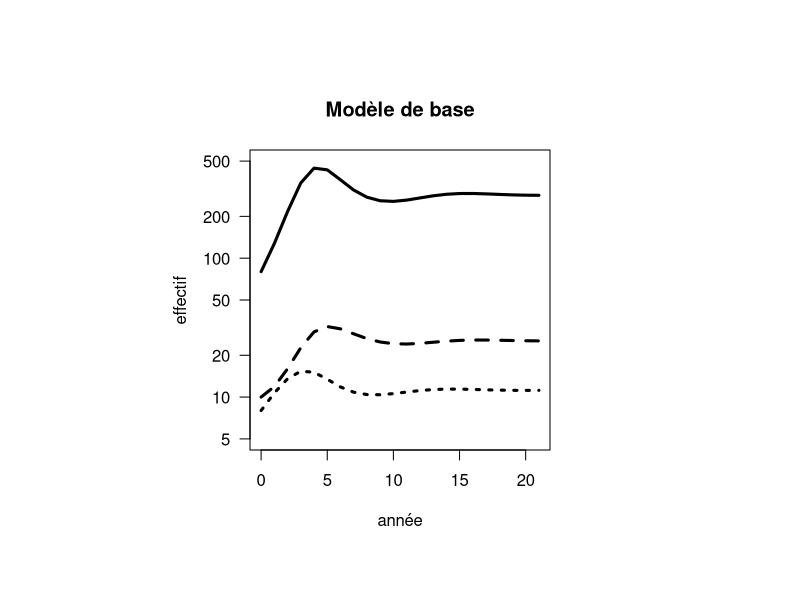
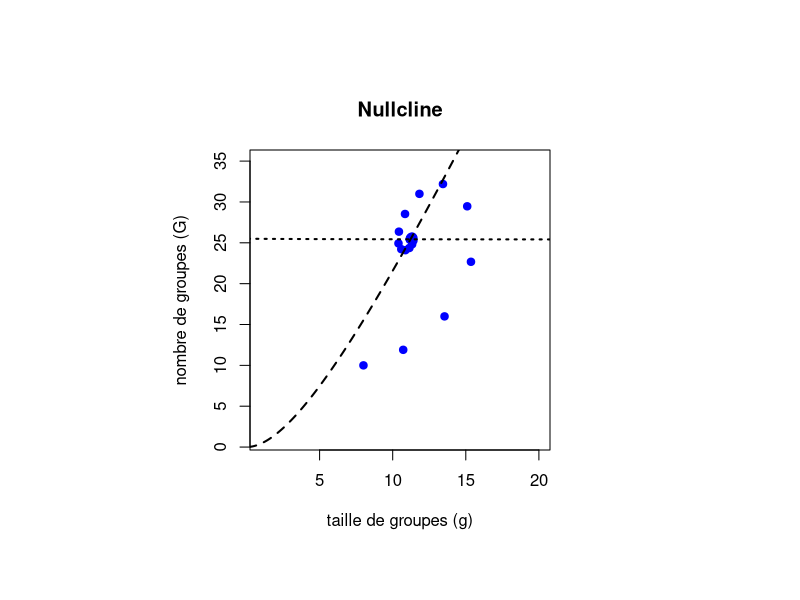
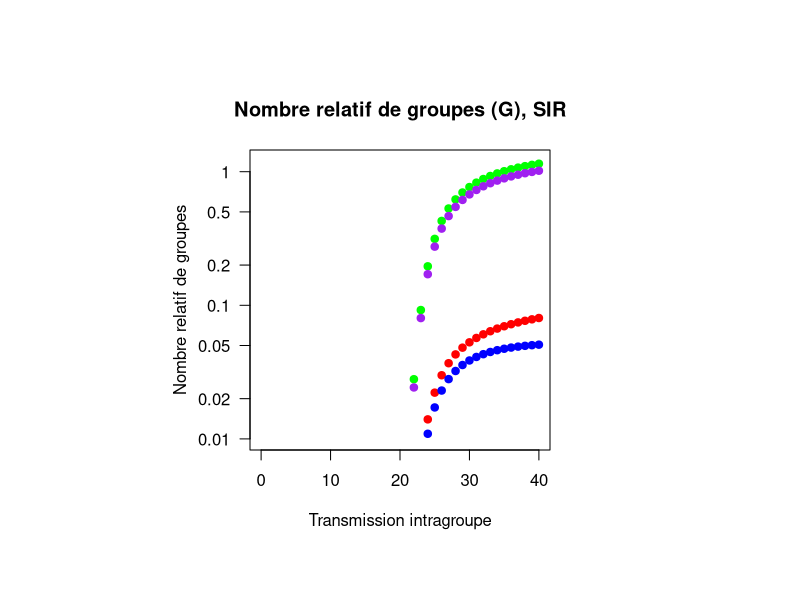

Reproduce these figures in R, in order. (Note: this script raises an error after producing the figures.)
## ---- chunk 1
wolf<-read.csv("wolf_counts.csv", header = T, sep = ",")
wolf
## ---- chunk 2
library(deSolve)
#Conditions initiales
g0<- 8 #taille de groupe initiale utilisée dans l'article (voir graphique 1a)
G0<- 10 # nombre de groupe initial utilisé dans l'article (voir graphique 1a)
b<- 0.63 #taux de natalité par individu 
d<- 0.12 #taux de mortalité par individu
f<- 0.08 #taux de fission
gf<- 8 #taille critique 
c<- 4 #taux de fusion
e<- 0.02 #taux d'extinction de groupe 

# Construction du modèle de base
parms_core<- c(b=b, d=d, f=f, gf=gf, c=c, e=e)
Core_Model_Dynamics <- function(t, vars, parms_core) {
  with(as.list(c(vars, parms_core)), {
    #Équation 5 
    dg= g*(b-d)-(f*g^2)*(d/((gf+g)*(c+d)))-(e*G*g)
    #Équation 3 
    dG= (G*f*g^2*c)/((gf+g)*(c+d))-(e*G*G)
    
    
    #Résultats
    res<- c(dg=dg, dG=dG)
    return(list(res))
  })
}

#Dessiner la solution - Graphique 1A
Graphique1A<- function(ic=c(g=g0, G=G0), tmax=21, times=seq(0, tmax, by=1), func, parms_core){
  soln <- ode(ic, times, func, parms_core)
  par(pty="s", pin=c(3,3)) #Pour que le graphique soit carré comme dans l'article 
  plot(times, soln[, "g"], type="l", lty=3, ylim=c(5, 500),xlab="année", ylab= "effectif", main= "Modèle de base", log="y", yaxt="n",     lwd=3)                                                 # Taille des groupes 
  axis(2, at = c(5, 10, 20, 50, 100, 200, 500), labels=c(5, 10, 20, 50, 100, 200, 500), las=2)
  lines(times, soln[,"G"], lty=2, lwd=3)                 # Nombre de groupes 
  lines (times, (soln[,"g"]*soln[,"G"]), lty=1, lwd=3)   #Population totale 
  return(soln)} 

  Graphique1A(func=Core_Model_Dynamics, parms=parms_core)

#Dessiner la solution - Graphique 1B 

  #Nullclines 

    #On crée un vecteur avce les valeurs de g  
       g_seq<- seq(0.1, 40, length.out=400)
    
    #Équation dg/dt=0 --> 0 = g*(b-d)-(f*g^2)*(d/((gf+g)*(c+d)))-(e*G*g)
        #Factorise g : 0= g[ (b-d) - fgd/((gf+g)(c+d))-eG] --> nullcline possible à g=0 (pas celle recherchée)
        # Isole G : G= [(b-d) - fgd/((gf+g)(c+d))]/e --> nullcline possible à G= [(b-d) - fgd/((gf+g)(c+d))]/e 
    nullg <-  ((b-d) - f*g_seq*d/((gf+g_seq)*(c+d)))/e 
    
    #Équation dG/dt=0 --> 0 = (G*f*g^2*c)/((gf+g)*(c+d))-(a+e*G)*G
        #Factorise G : 0= G[f*g^2*c/((gf+g)*(c+d))-(a+e*G)] -->nullcline possible à G=0 (pas celle recherchée)
        # Isole G : G= [f*g^2*c/((gf+g)*(c+d))-a]/e --> nullcline possible à G = [f*g^2*c/((gf+g)*(c+d))-a]/e
    nullG <- (f*g_seq^2*c/((gf+g_seq)*(c+d)))/e

    
  #Points de la trajectoire
  Graphique1B<- function(ic=c(g=g0, G=G0), tmax=21, times=seq(0, tmax, by=1), func, parms_core){
  soln <- ode(ic, times, func, parms_core)

  par(pty="s", pin=c(3,3)) 
  plot(soln[,"g"], soln[,"G"], xlab="taille de groupes (g)", ylab= "nombre de groupes (G)", main="Nullcline", col="blue", xlim=c(1,20), ylim=c(1,35), pch=19) #pch=19 pour points ronds et pleins 
   
     #Ajout des nullclines 
      lines (g_seq, nullg, col="black", lty=3, lwd=2)
      lines (g_seq, nullG, col="black", lty=2, lwd=2)
     return(soln)} 

Graphique1B(func=Core_Model_Dynamics, parms=parms_core)

## ---- chunk 3

                                                          ################ PROBLÈME ICI
#Conditions initiales 
d<- 0.12 #taux de mortalité par individu
f<- 0.01 #taux de fission
gf<- 8 #taille critique 
c<- 4 #taux de fusion
e<- 0.001 #taux d'extinction de groupe
b<- 0.63 #taux de natalité                   #enlever 
Bf <- 1  #nombre de femelles reproductrices
bf <- 3  #nombre de petits par femelle
a<- 0.01 #taux d'agression
A <- 0 #effet Allee                           #enlever 
beta <- 15 #taux de transmission entre les groupes G and I
betaw <- 35 # taux de transmission intragroupe
alpha <- 1 #mortalité du à la maladie 
sigma <-12  #taux d'incubation  
phi<- 0.25 #immunité

#Conditions initiales - Variables 
G0 <- 5 #nombre de groupe susceptible
I0 <- 2 #nombre de groupe infecté
R0<-  1 #nombre de groupe retiré
  
g0 <- 7 #suscptibles dans un groupe de susceptibles
s0 <- 0 #susceptibles dans un groupe d'infectés
i0 <- 10 #infectés dans un groupe d'infectés
r0 <- 0  #retirés dans un groupe d'infectés
sR0<- 1 #susceptibles dans un groupe de retirés
rR0<- 6  #retirés dans un groupe de retirés 


#Graphique 3C 

  #Construction du modèle SIR

parms_SIR<- c(d=d, f=f, gf=gf, c=c, e=e, Bf=Bf, bf=bf, a=a, beta=beta, betaw=betaw, alpha=alpha, sigma=sigma, phi=phi)
     ic<-c(G=G0, I=I0, g=g0, s=s0, i=i0, r=r0, R=R0, sR=sR0, rR=rR0)
     times<- seq(0,500, by=1)  #long pour permettre d'atteindre l'équilibre 

Modele_SIR <- function(t, x, parms){

  ## create vectors to hold states through time
  G <- x[1]
  I <- x[2]
  g <- x[3]
  s <- x[4]
  i <- x[5]
  r <- x[6]
  R <- x[7]
  sR <- x[8]
  rR <- x[9]
  
  G <- max(G,0)
  I <- max(I,0)
  R <- max(R,0)
  g <- max(g,0)
  s <- max(s,0)
  i <- max(i,0)
  r <- max(r,0)
  sR <- max(sR,0)
  rR <- max(rR,0)

  ## model
  with(as.list(parms),{

      ## equation 13 in text
    dg <- Bf*bf - (d+a)*g - (g*g*f)/((gf+g)*(d/(c+d))) - e*g*(G+I+R)
    ## equation 14 in text
    ds <- Bf*bf*((s+r)/(0.001+s+r)) - (d+a)*s + phi*r - s*f*(s+i+r)/((gf+s+i+r)*(d/(c+d))) - e*s*(G+I+R) - (betaw*s*i)/(1+s+i+r)
    ## equation 15 in text
    di <- (betaw*s*i)/(1+s+i+r) - (d+sigma+alpha+a)*i - e*i*(G+I+R)
    ## equation 16 in text
    dr <- sigma*i - (d+phi+a)*r - r*f*(s+i+r)/((gf+s+i+r)*(d/(c+d))) - e*r*(G+I+R)
    ## equation 17 in text
    dsR <- Bf*bf*((sR+rR)/(0.001+sR+rR)) - (d+a)*sR + phi*rR - ((sR+rR)*f*sR)/((gf+sR+rR)*(d/(c+d))) - e*sR*(G+I+R)
    ## equation 18 in text
    drR <- sigma*i/(1+i) - (d+phi+a)*rR - ((sR+rR)*rR*f)/((gf+sR+rR)*(d/(c+d))) - e*rR*(G+I+R)
    
    ## equation 19 in text
    dG <- (G*c*f*g*g)/((gf+g)*(d+c)) - a*G - e*G*(G+I+R) + R*phi/(1+rR) - beta*I*G/(G+I+R)
    ## equation 20 in text
    dI <- beta*I*(G+(R*(sR/(sR+rR))))/(G+I+R) - a*I - e*I*(G+I+R) - I*((alpha+sigma)/(1+i))
    ## equation 21 in text
    dR <- I*sigma/(1+i) + (c*f*R*((sR+rR)^2))/((gf+sR+rR)*(c+d)) - a*R - e*R*(G+I+R) - R*phi/(1+rR) - beta*I*(R*(sR/(sR+rR)))/(G+I+R)
    
    
        #Résultat
        res <- c(dG, dI, dg, ds, di, dr, dR, dsR, drR)
         list(res)
  })
}

    
     #Calculer G, I et R pour chaque valeur de betaw (transmission intragroupe)
     
     betaw_var<- seq(0, 40, by=1)  #séquence de plusieurs valeurs de transmission intergroupe (betaw)
     result <- numeric(length(betaw_var))
     betaw_var
  
  
     result_G2<-numeric(length(betaw_var))  #les résultats seront des vecteurs de longueur D
     result_I2<-numeric(length(betaw_var))
     result_R2<-numeric(length(betaw_var)) 
     result_GIR<-numeric(length(betaw_var))
     G_control<-15
     
     
       
    #Boucle (calculer les paramètres pour chaque valeur de betaw)
       for(k in seq_along(betaw_var)){
       parms_SIR["betaw"] <- betaw_var[k] #Ajouter betaw aux paramètres
       #parms_SIR["beta"] <- betaw_var[k] * a
       sol<-ode(ic, times, Modele_SIR, parms_SIR, maxsteps = 1e6, rtol = 1e-6,atol = 1e-8, method="vode") #Résoudre 
    
       Geq2<-mean(tail(sol[,"G"], 50)) #Extraire les valeurs G et I finales de sol (valeurs à l'équilibre) de chacune des boucles
       Ieq2 <- mean(tail(sol[,"I"], 50))
       Req2<- mean(tail(sol[,"R"],50))
        result_GIR[k]<-(Geq2+Ieq2+Req2)/(G_control)
        result_G2[k]<-Geq2/(G_control) #Stocker dans le vecteur, en le mettant en valeur relative
       result_I2[k]<- Ieq2/(G_control)
       result_R2[k] <- Req2/(G_control) 
       print(c(k=k, Geq2=Geq2, Ieq2=Ieq2, Req2=Req2))
       }  
     
     
  #Construire le graphique 
    par(pty="s", pin=c(3,3)) #Pour que le graphique soit carré comme dans l'article 
    plot(betaw_var, result_GIR, pch=19, col="green", log="y", ylim=c(0.01, 1.2), xlab="Transmission intragroupe", ylab="Nombre relatif de groupes",     
         main="Nombre relatif de groupes (G), SIR", yaxt="n")
    axis(2, at=c(0.01, 0.02, 0.05, 0.1, 0.2, 0.5, 1),    # On reconstruit un axe y ressemblant à celui dans l'article 
    labels=c("0.01","0.02","0.05","0.1","0.2","0.5","1"), las=1)
    points(betaw_var, result_I2, pch=19, col="red")
    points(betaw_var, result_G2,pch=19, col="blue")
    points(betaw_var, result_R2,pch=19, col="purple")
    
    
#Grpahique 3D 
    
    result_g<-numeric(length(betaw_var))  #les résultats seront des vecteurs de longueur D
    result_s<-numeric(length(betaw_var))
    result_i<-numeric(length(betaw_var)) 
    result_r<-numeric(length(betaw_var))
    result_rR<-numeric(length(betaw_var))
    result_sR<-numeric(length(betaw_var))
    result_control<- numeric(length(betaw_var))
    
    #Boucle (calculer les paramètres pour chaque valeur de betaw)
       for(k in seq_along(betaw_var)){
       parms_SIR["betaw"] <- betaw_var[k] #Ajouter betaw aux paramètres
       #parms_SIR["beta"] <- betaw_var[k] * a
       sol<-ode(ic, times, Modele_SIR, parms_SIR, maxsteps = 1e6, rtol = 1e-6,atol = 1e-8, method="vode") #Résoudre 
    
    
    geq<-tail(sol[,"g"], 1) #Extraire les valeurs finales g, i et s (valeurs à l'équilibre)
    ieq <- tail(sol[,"i"], 1)
    seq <- tail(sol[,"s"], 1)
    req <-tail(sol[,"r"], 1)
    sReq <-tail(sol[,"sR"], 1)
    rReq <-tail(sol[,"rR"], 1)
    result_g[k]<-geq/g_control 
    result_i[k]<- ieq/g_control
    result_s[k]<- seq/g_control
    result_r[k] <- req/g_control
    result_sR[k] <- sReq/g_control
    result_rR[k] <- rReq/g_control
    result_control <- geq/g_control}
    
     #Construire le graphique 
    par(pty="s", pin=c(3,3)) #Pour que le graphique soit carré comme dans l'article 
    plot(betaw_var, result_sR, pch=17, col="blue", log="y", ylim=c(0.01, 1.2), xlab="Transmission intragroupe", ylab="Taille de groupe relative", main="Taille de groupe relative (g), SIR", yaxt="n")
    axis(2, at=c(0.01, 0.02, 0.05, 0.1, 0.2, 0.5, 1),    # On reconstruit un axe y ressemblant à celui dans l'article 
    labels=c("0.01","0.02","0.05","0.1","0.2","0.5","1"), las=1)
    points(betaw_var, result_i, pch=4, col="red")
    points(betaw_var, result_s,pch=4, col="blue")
    points(betaw_var, result_r,pch=4, col="purple")
    points(betaw_var, result_rR,pch=17, col="purple")
    points(betaw_var, result_g,pch=19, col="blue")
    
    #Légende 
    legend("bottomleft",
       legend = c("control",
                  "susceptible",
                  "infectés",
                  "retrés",
                  "groupe susceptible",
                  "groupe infecté",
                  "groupe retiré"),
       
       pch = c(19, 19, 19, 19, 0, 4, 17),   
       col = c("green",
               "blue",
               "red",
               "purple",
               "black",
               "black",
               "black"),                   
       
       pt.cex = 1,
       cex= 0.8,
       bty = "n")        
